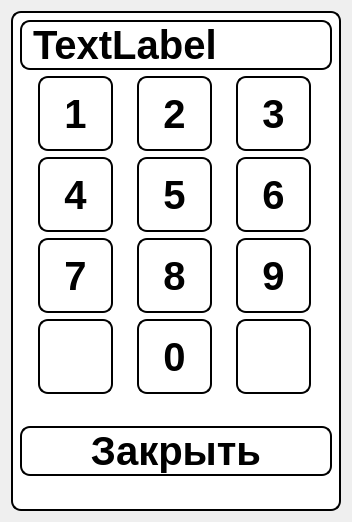
<?xml version="1.0" encoding="UTF-8"?>
<ui version="4.0">
 <class>Form</class>
 <widget class="QWidget" name="Form">
  <property name="geometry">
   <rect>
    <x>0</x>
    <y>0</y>
    <width>348</width>
    <height>518</height>
   </rect>
  </property>
  <property name="windowTitle">
   <string>Form</string>
  </property>
  <layout class="QHBoxLayout" name="horizontalLayout">
   <item>
    <widget class="QWidget" name="widget" native="true">
     <property name="minimumSize">
      <size>
       <width>330</width>
       <height>500</height>
      </size>
     </property>
     <property name="maximumSize">
      <size>
       <width>330</width>
       <height>500</height>
      </size>
     </property>
     <property name="styleSheet">
      <string notr="true">QWidget
{
   background-color: white;
   color: black;
   border: 2px solid black ; /* Black */
	text-align: center;
   border-radius:  10px;
	font-size: 30pt;
	font-weight: bold;
}

QPushButton:hover
{
	
	background-color: rgb(212, 212, 212);
}

QPushButton:pressed
{
	background-color: rgb(72, 72, 72);
}
</string>
     </property>
     <layout class="QVBoxLayout" name="verticalLayout">
      <item>
       <widget class="QLabel" name="label">
        <property name="enabled">
         <bool>true</bool>
        </property>
        <property name="text">
         <string>TextLabel</string>
        </property>
       </widget>
      </item>
      <item>
       <layout class="QGridLayout" name="gridLayout">
        <item row="3" column="0">
         <widget class="QPushButton" name="button_n_7">
          <property name="minimumSize">
           <size>
            <width>75</width>
            <height>75</height>
           </size>
          </property>
          <property name="maximumSize">
           <size>
            <width>75</width>
            <height>75</height>
           </size>
          </property>
          <property name="styleSheet">
           <string notr="true"/>
          </property>
          <property name="text">
           <string>7</string>
          </property>
         </widget>
        </item>
        <item row="0" column="0">
         <widget class="QPushButton" name="button_n_1">
          <property name="minimumSize">
           <size>
            <width>75</width>
            <height>75</height>
           </size>
          </property>
          <property name="maximumSize">
           <size>
            <width>75</width>
            <height>75</height>
           </size>
          </property>
          <property name="styleSheet">
           <string notr="true"/>
          </property>
          <property name="text">
           <string>1</string>
          </property>
         </widget>
        </item>
        <item row="0" column="2">
         <widget class="QPushButton" name="button_n_3">
          <property name="minimumSize">
           <size>
            <width>75</width>
            <height>75</height>
           </size>
          </property>
          <property name="maximumSize">
           <size>
            <width>75</width>
            <height>75</height>
           </size>
          </property>
          <property name="styleSheet">
           <string notr="true"/>
          </property>
          <property name="text">
           <string>3</string>
          </property>
         </widget>
        </item>
        <item row="2" column="0">
         <widget class="QPushButton" name="button_n_4">
          <property name="minimumSize">
           <size>
            <width>75</width>
            <height>75</height>
           </size>
          </property>
          <property name="maximumSize">
           <size>
            <width>75</width>
            <height>75</height>
           </size>
          </property>
          <property name="styleSheet">
           <string notr="true"/>
          </property>
          <property name="text">
           <string>4</string>
          </property>
         </widget>
        </item>
        <item row="3" column="1">
         <widget class="QPushButton" name="button_n_8">
          <property name="minimumSize">
           <size>
            <width>75</width>
            <height>75</height>
           </size>
          </property>
          <property name="maximumSize">
           <size>
            <width>75</width>
            <height>75</height>
           </size>
          </property>
          <property name="styleSheet">
           <string notr="true"/>
          </property>
          <property name="text">
           <string>8</string>
          </property>
         </widget>
        </item>
        <item row="0" column="1">
         <widget class="QPushButton" name="button_n_2">
          <property name="minimumSize">
           <size>
            <width>75</width>
            <height>75</height>
           </size>
          </property>
          <property name="maximumSize">
           <size>
            <width>75</width>
            <height>75</height>
           </size>
          </property>
          <property name="styleSheet">
           <string notr="true"/>
          </property>
          <property name="text">
           <string>2</string>
          </property>
         </widget>
        </item>
        <item row="2" column="2">
         <widget class="QPushButton" name="button_n_6">
          <property name="minimumSize">
           <size>
            <width>75</width>
            <height>75</height>
           </size>
          </property>
          <property name="maximumSize">
           <size>
            <width>75</width>
            <height>75</height>
           </size>
          </property>
          <property name="styleSheet">
           <string notr="true"/>
          </property>
          <property name="text">
           <string>6</string>
          </property>
         </widget>
        </item>
        <item row="2" column="1">
         <widget class="QPushButton" name="button_n_5">
          <property name="minimumSize">
           <size>
            <width>75</width>
            <height>75</height>
           </size>
          </property>
          <property name="maximumSize">
           <size>
            <width>75</width>
            <height>75</height>
           </size>
          </property>
          <property name="styleSheet">
           <string notr="true"/>
          </property>
          <property name="text">
           <string>5</string>
          </property>
         </widget>
        </item>
        <item row="3" column="2">
         <widget class="QPushButton" name="button_n_9">
          <property name="minimumSize">
           <size>
            <width>75</width>
            <height>75</height>
           </size>
          </property>
          <property name="maximumSize">
           <size>
            <width>75</width>
            <height>75</height>
           </size>
          </property>
          <property name="styleSheet">
           <string notr="true"/>
          </property>
          <property name="text">
           <string>9</string>
          </property>
         </widget>
        </item>
        <item row="4" column="0">
         <widget class="QPushButton" name="button_yes">
          <property name="minimumSize">
           <size>
            <width>75</width>
            <height>75</height>
           </size>
          </property>
          <property name="maximumSize">
           <size>
            <width>75</width>
            <height>75</height>
           </size>
          </property>
          <property name="styleSheet">
           <string notr="true"/>
          </property>
          <property name="text">
           <string/>
          </property>
          <property name="icon">
           <iconset resource="resourses.qrc">
            <normaloff>:/icon/yes_button.png</normaloff>:/icon/yes_button.png</iconset>
          </property>
          <property name="iconSize">
           <size>
            <width>48</width>
            <height>48</height>
           </size>
          </property>
         </widget>
        </item>
        <item row="4" column="1">
         <widget class="QPushButton" name="button_n_0">
          <property name="minimumSize">
           <size>
            <width>75</width>
            <height>75</height>
           </size>
          </property>
          <property name="maximumSize">
           <size>
            <width>75</width>
            <height>75</height>
           </size>
          </property>
          <property name="styleSheet">
           <string notr="true"/>
          </property>
          <property name="text">
           <string>0</string>
          </property>
         </widget>
        </item>
        <item row="4" column="2">
         <widget class="QPushButton" name="button_no">
          <property name="minimumSize">
           <size>
            <width>75</width>
            <height>75</height>
           </size>
          </property>
          <property name="maximumSize">
           <size>
            <width>75</width>
            <height>75</height>
           </size>
          </property>
          <property name="styleSheet">
           <string notr="true"/>
          </property>
          <property name="text">
           <string/>
          </property>
          <property name="icon">
           <iconset resource="resourses.qrc">
            <normaloff>:/icon/no_button.png</normaloff>:/icon/no_button.png</iconset>
          </property>
          <property name="iconSize">
           <size>
            <width>48</width>
            <height>48</height>
           </size>
          </property>
         </widget>
        </item>
       </layout>
      </item>
      <item>
       <spacer name="verticalSpacer">
        <property name="orientation">
         <enum>Qt::Vertical</enum>
        </property>
        <property name="sizeHint" stdset="0">
         <size>
          <width>20</width>
          <height>40</height>
         </size>
        </property>
       </spacer>
      </item>
      <item>
       <widget class="QPushButton" name="button_go_main_menu">
        <property name="font">
         <font>
          <pointsize>30</pointsize>
          <bold>true</bold>
         </font>
        </property>
        <property name="text">
         <string>Закрыть</string>
        </property>
       </widget>
      </item>
      <item>
       <spacer name="verticalSpacer_2">
        <property name="orientation">
         <enum>Qt::Vertical</enum>
        </property>
        <property name="sizeHint" stdset="0">
         <size>
          <width>20</width>
          <height>40</height>
         </size>
        </property>
       </spacer>
      </item>
     </layout>
    </widget>
   </item>
  </layout>
 </widget>
 <resources>
  <include location="resourses.qrc"/>
 </resources>
 <connections/>
</ui>
